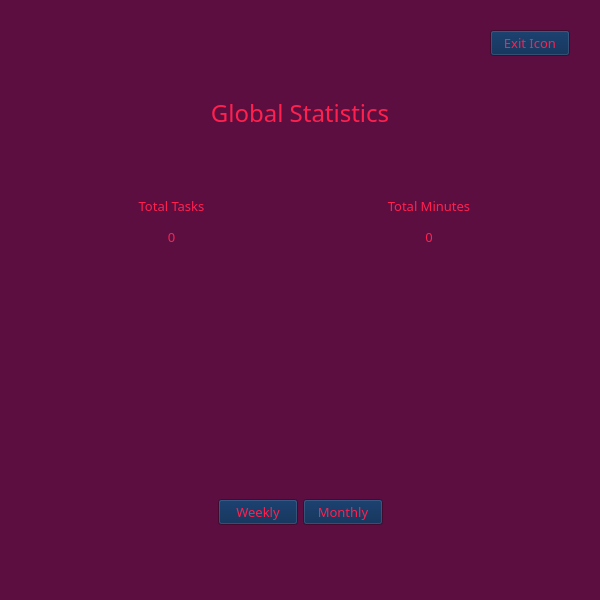
<?xml version="1.0" encoding="UTF-8"?>
<ui version="4.0">
 <class>PomopeakStats</class>
 <widget class="QWidget" name="PomopeakStats">
  <property name="geometry">
   <rect>
    <x>0</x>
    <y>0</y>
    <width>600</width>
    <height>600</height>
   </rect>
  </property>
  <property name="palette">
   <palette>
    <active>
     <colorrole role="WindowText">
      <brush brushstyle="SolidPattern">
       <color alpha="255">
        <red>255</red>
        <green>32</green>
        <blue>78</blue>
       </color>
      </brush>
     </colorrole>
     <colorrole role="Button">
      <brush brushstyle="SolidPattern">
       <color alpha="255">
        <red>0</red>
        <green>34</green>
        <blue>77</blue>
       </color>
      </brush>
     </colorrole>
     <colorrole role="Light">
      <brush brushstyle="SolidPattern">
       <color alpha="255">
        <red>234</red>
        <green>234</green>
        <blue>234</blue>
       </color>
      </brush>
     </colorrole>
     <colorrole role="Midlight">
      <brush brushstyle="SolidPattern">
       <color alpha="255">
        <red>234</red>
        <green>234</green>
        <blue>234</blue>
       </color>
      </brush>
     </colorrole>
     <colorrole role="Dark">
      <brush brushstyle="SolidPattern">
       <color alpha="255">
        <red>234</red>
        <green>234</green>
        <blue>234</blue>
       </color>
      </brush>
     </colorrole>
     <colorrole role="Mid">
      <brush brushstyle="SolidPattern">
       <color alpha="255">
        <red>234</red>
        <green>234</green>
        <blue>234</blue>
       </color>
      </brush>
     </colorrole>
     <colorrole role="Text">
      <brush brushstyle="SolidPattern">
       <color alpha="255">
        <red>255</red>
        <green>32</green>
        <blue>78</blue>
       </color>
      </brush>
     </colorrole>
     <colorrole role="BrightText">
      <brush brushstyle="SolidPattern">
       <color alpha="255">
        <red>255</red>
        <green>32</green>
        <blue>78</blue>
       </color>
      </brush>
     </colorrole>
     <colorrole role="ButtonText">
      <brush brushstyle="SolidPattern">
       <color alpha="255">
        <red>255</red>
        <green>32</green>
        <blue>78</blue>
       </color>
      </brush>
     </colorrole>
     <colorrole role="Base">
      <brush brushstyle="SolidPattern">
       <color alpha="255">
        <red>0</red>
        <green>34</green>
        <blue>77</blue>
       </color>
      </brush>
     </colorrole>
     <colorrole role="Window">
      <brush brushstyle="SolidPattern">
       <color alpha="255">
        <red>93</red>
        <green>14</green>
        <blue>65</blue>
       </color>
      </brush>
     </colorrole>
     <colorrole role="Shadow">
      <brush brushstyle="SolidPattern">
       <color alpha="255">
        <red>77</red>
        <green>12</green>
        <blue>54</blue>
       </color>
      </brush>
     </colorrole>
     <colorrole role="Highlight">
      <brush brushstyle="SolidPattern">
       <color alpha="255">
        <red>0</red>
        <green>24</green>
        <blue>53</blue>
       </color>
      </brush>
     </colorrole>
     <colorrole role="HighlightedText">
      <brush brushstyle="SolidPattern">
       <color alpha="255">
        <red>255</red>
        <green>32</green>
        <blue>78</blue>
       </color>
      </brush>
     </colorrole>
     <colorrole role="Link">
      <brush brushstyle="SolidPattern">
       <color alpha="255">
        <red>255</red>
        <green>32</green>
        <blue>78</blue>
       </color>
      </brush>
     </colorrole>
     <colorrole role="LinkVisited">
      <brush brushstyle="SolidPattern">
       <color alpha="255">
        <red>177</red>
        <green>22</green>
        <blue>54</blue>
       </color>
      </brush>
     </colorrole>
     <colorrole role="AlternateBase">
      <brush brushstyle="SolidPattern">
       <color alpha="255">
        <red>0</red>
        <green>34</green>
        <blue>77</blue>
       </color>
      </brush>
     </colorrole>
     <colorrole role="ToolTipBase">
      <brush brushstyle="SolidPattern">
       <color alpha="255">
        <red>255</red>
        <green>32</green>
        <blue>78</blue>
       </color>
      </brush>
     </colorrole>
     <colorrole role="ToolTipText">
      <brush brushstyle="SolidPattern">
       <color alpha="255">
        <red>255</red>
        <green>32</green>
        <blue>78</blue>
       </color>
      </brush>
     </colorrole>
     <colorrole role="PlaceholderText">
      <brush brushstyle="SolidPattern">
       <color alpha="128">
        <red>255</red>
        <green>32</green>
        <blue>78</blue>
       </color>
      </brush>
     </colorrole>
     <colorrole role="Accent">
      <brush brushstyle="SolidPattern">
       <color alpha="255">
        <red>93</red>
        <green>14</green>
        <blue>65</blue>
       </color>
      </brush>
     </colorrole>
    </active>
    <inactive>
     <colorrole role="WindowText">
      <brush brushstyle="SolidPattern">
       <color alpha="255">
        <red>255</red>
        <green>32</green>
        <blue>78</blue>
       </color>
      </brush>
     </colorrole>
     <colorrole role="Button">
      <brush brushstyle="SolidPattern">
       <color alpha="255">
        <red>0</red>
        <green>34</green>
        <blue>77</blue>
       </color>
      </brush>
     </colorrole>
     <colorrole role="Light">
      <brush brushstyle="SolidPattern">
       <color alpha="255">
        <red>234</red>
        <green>234</green>
        <blue>234</blue>
       </color>
      </brush>
     </colorrole>
     <colorrole role="Midlight">
      <brush brushstyle="SolidPattern">
       <color alpha="255">
        <red>234</red>
        <green>234</green>
        <blue>234</blue>
       </color>
      </brush>
     </colorrole>
     <colorrole role="Dark">
      <brush brushstyle="SolidPattern">
       <color alpha="255">
        <red>234</red>
        <green>234</green>
        <blue>234</blue>
       </color>
      </brush>
     </colorrole>
     <colorrole role="Mid">
      <brush brushstyle="SolidPattern">
       <color alpha="255">
        <red>234</red>
        <green>234</green>
        <blue>234</blue>
       </color>
      </brush>
     </colorrole>
     <colorrole role="Text">
      <brush brushstyle="SolidPattern">
       <color alpha="255">
        <red>255</red>
        <green>32</green>
        <blue>78</blue>
       </color>
      </brush>
     </colorrole>
     <colorrole role="BrightText">
      <brush brushstyle="SolidPattern">
       <color alpha="255">
        <red>255</red>
        <green>32</green>
        <blue>78</blue>
       </color>
      </brush>
     </colorrole>
     <colorrole role="ButtonText">
      <brush brushstyle="SolidPattern">
       <color alpha="255">
        <red>255</red>
        <green>32</green>
        <blue>78</blue>
       </color>
      </brush>
     </colorrole>
     <colorrole role="Base">
      <brush brushstyle="SolidPattern">
       <color alpha="255">
        <red>0</red>
        <green>34</green>
        <blue>77</blue>
       </color>
      </brush>
     </colorrole>
     <colorrole role="Window">
      <brush brushstyle="SolidPattern">
       <color alpha="255">
        <red>93</red>
        <green>14</green>
        <blue>65</blue>
       </color>
      </brush>
     </colorrole>
     <colorrole role="Shadow">
      <brush brushstyle="SolidPattern">
       <color alpha="255">
        <red>77</red>
        <green>12</green>
        <blue>54</blue>
       </color>
      </brush>
     </colorrole>
     <colorrole role="Highlight">
      <brush brushstyle="SolidPattern">
       <color alpha="255">
        <red>0</red>
        <green>24</green>
        <blue>53</blue>
       </color>
      </brush>
     </colorrole>
     <colorrole role="HighlightedText">
      <brush brushstyle="SolidPattern">
       <color alpha="255">
        <red>255</red>
        <green>32</green>
        <blue>78</blue>
       </color>
      </brush>
     </colorrole>
     <colorrole role="Link">
      <brush brushstyle="SolidPattern">
       <color alpha="255">
        <red>255</red>
        <green>32</green>
        <blue>78</blue>
       </color>
      </brush>
     </colorrole>
     <colorrole role="LinkVisited">
      <brush brushstyle="SolidPattern">
       <color alpha="255">
        <red>177</red>
        <green>22</green>
        <blue>54</blue>
       </color>
      </brush>
     </colorrole>
     <colorrole role="AlternateBase">
      <brush brushstyle="SolidPattern">
       <color alpha="255">
        <red>0</red>
        <green>34</green>
        <blue>77</blue>
       </color>
      </brush>
     </colorrole>
     <colorrole role="ToolTipBase">
      <brush brushstyle="SolidPattern">
       <color alpha="255">
        <red>255</red>
        <green>32</green>
        <blue>78</blue>
       </color>
      </brush>
     </colorrole>
     <colorrole role="ToolTipText">
      <brush brushstyle="SolidPattern">
       <color alpha="255">
        <red>255</red>
        <green>32</green>
        <blue>78</blue>
       </color>
      </brush>
     </colorrole>
     <colorrole role="PlaceholderText">
      <brush brushstyle="SolidPattern">
       <color alpha="128">
        <red>255</red>
        <green>32</green>
        <blue>78</blue>
       </color>
      </brush>
     </colorrole>
     <colorrole role="Accent">
      <brush brushstyle="SolidPattern">
       <color alpha="255">
        <red>93</red>
        <green>14</green>
        <blue>65</blue>
       </color>
      </brush>
     </colorrole>
    </inactive>
    <disabled>
     <colorrole role="WindowText">
      <brush brushstyle="SolidPattern">
       <color alpha="255">
        <red>255</red>
        <green>32</green>
        <blue>78</blue>
       </color>
      </brush>
     </colorrole>
     <colorrole role="Button">
      <brush brushstyle="SolidPattern">
       <color alpha="255">
        <red>0</red>
        <green>34</green>
        <blue>77</blue>
       </color>
      </brush>
     </colorrole>
     <colorrole role="Light">
      <brush brushstyle="SolidPattern">
       <color alpha="255">
        <red>234</red>
        <green>234</green>
        <blue>234</blue>
       </color>
      </brush>
     </colorrole>
     <colorrole role="Midlight">
      <brush brushstyle="SolidPattern">
       <color alpha="255">
        <red>234</red>
        <green>234</green>
        <blue>234</blue>
       </color>
      </brush>
     </colorrole>
     <colorrole role="Dark">
      <brush brushstyle="SolidPattern">
       <color alpha="255">
        <red>234</red>
        <green>234</green>
        <blue>234</blue>
       </color>
      </brush>
     </colorrole>
     <colorrole role="Mid">
      <brush brushstyle="SolidPattern">
       <color alpha="255">
        <red>234</red>
        <green>234</green>
        <blue>234</blue>
       </color>
      </brush>
     </colorrole>
     <colorrole role="Text">
      <brush brushstyle="SolidPattern">
       <color alpha="255">
        <red>255</red>
        <green>32</green>
        <blue>78</blue>
       </color>
      </brush>
     </colorrole>
     <colorrole role="BrightText">
      <brush brushstyle="SolidPattern">
       <color alpha="255">
        <red>255</red>
        <green>32</green>
        <blue>78</blue>
       </color>
      </brush>
     </colorrole>
     <colorrole role="ButtonText">
      <brush brushstyle="SolidPattern">
       <color alpha="255">
        <red>255</red>
        <green>32</green>
        <blue>78</blue>
       </color>
      </brush>
     </colorrole>
     <colorrole role="Base">
      <brush brushstyle="SolidPattern">
       <color alpha="255">
        <red>0</red>
        <green>34</green>
        <blue>77</blue>
       </color>
      </brush>
     </colorrole>
     <colorrole role="Window">
      <brush brushstyle="SolidPattern">
       <color alpha="255">
        <red>93</red>
        <green>14</green>
        <blue>65</blue>
       </color>
      </brush>
     </colorrole>
     <colorrole role="Shadow">
      <brush brushstyle="SolidPattern">
       <color alpha="255">
        <red>77</red>
        <green>12</green>
        <blue>54</blue>
       </color>
      </brush>
     </colorrole>
     <colorrole role="Highlight">
      <brush brushstyle="SolidPattern">
       <color alpha="255">
        <red>0</red>
        <green>24</green>
        <blue>53</blue>
       </color>
      </brush>
     </colorrole>
     <colorrole role="HighlightedText">
      <brush brushstyle="SolidPattern">
       <color alpha="255">
        <red>255</red>
        <green>32</green>
        <blue>78</blue>
       </color>
      </brush>
     </colorrole>
     <colorrole role="Link">
      <brush brushstyle="SolidPattern">
       <color alpha="255">
        <red>255</red>
        <green>32</green>
        <blue>78</blue>
       </color>
      </brush>
     </colorrole>
     <colorrole role="LinkVisited">
      <brush brushstyle="SolidPattern">
       <color alpha="255">
        <red>177</red>
        <green>22</green>
        <blue>54</blue>
       </color>
      </brush>
     </colorrole>
     <colorrole role="AlternateBase">
      <brush brushstyle="SolidPattern">
       <color alpha="255">
        <red>0</red>
        <green>34</green>
        <blue>77</blue>
       </color>
      </brush>
     </colorrole>
     <colorrole role="ToolTipBase">
      <brush brushstyle="SolidPattern">
       <color alpha="255">
        <red>255</red>
        <green>32</green>
        <blue>78</blue>
       </color>
      </brush>
     </colorrole>
     <colorrole role="ToolTipText">
      <brush brushstyle="SolidPattern">
       <color alpha="255">
        <red>255</red>
        <green>32</green>
        <blue>78</blue>
       </color>
      </brush>
     </colorrole>
     <colorrole role="PlaceholderText">
      <brush brushstyle="SolidPattern">
       <color alpha="128">
        <red>255</red>
        <green>32</green>
        <blue>78</blue>
       </color>
      </brush>
     </colorrole>
     <colorrole role="Accent">
      <brush brushstyle="SolidPattern">
       <color alpha="255">
        <red>93</red>
        <green>14</green>
        <blue>65</blue>
       </color>
      </brush>
     </colorrole>
    </disabled>
   </palette>
  </property>
  <property name="windowTitle">
   <string>Form</string>
  </property>
  <layout class="QVBoxLayout" name="verticalLayout_2" stretch="0">
   <property name="spacing">
    <number>5</number>
   </property>
   <property name="leftMargin">
    <number>15</number>
   </property>
   <property name="topMargin">
    <number>15</number>
   </property>
   <property name="rightMargin">
    <number>15</number>
   </property>
   <property name="bottomMargin">
    <number>15</number>
   </property>
   <item>
    <layout class="QHBoxLayout" name="statsLayout">
     <property name="leftMargin">
      <number>15</number>
     </property>
     <property name="topMargin">
      <number>15</number>
     </property>
     <property name="rightMargin">
      <number>15</number>
     </property>
     <property name="bottomMargin">
      <number>15</number>
     </property>
     <item>
      <layout class="QVBoxLayout" name="statsContainer" stretch="1,1,1,2,2,2">
       <property name="leftMargin">
        <number>0</number>
       </property>
       <property name="topMargin">
        <number>0</number>
       </property>
       <property name="rightMargin">
        <number>0</number>
       </property>
       <property name="bottomMargin">
        <number>0</number>
       </property>
       <item>
        <layout class="QHBoxLayout" name="horizontalLayout">
         <item>
          <spacer name="horizontalSpacer_3">
           <property name="orientation">
            <enum>Qt::Horizontal</enum>
           </property>
           <property name="sizeHint" stdset="0">
            <size>
             <width>40</width>
             <height>20</height>
            </size>
           </property>
          </spacer>
         </item>
         <item>
          <widget class="QPushButton" name="exitButton">
           <property name="font">
            <font>
             <family>Bahnschrift</family>
             <pointsize>10</pointsize>
            </font>
           </property>
           <property name="text">
            <string>Exit Icon</string>
           </property>
          </widget>
         </item>
        </layout>
       </item>
       <item>
        <widget class="QLabel" name="globalStats">
         <property name="font">
          <font>
           <family>Bahnschrift</family>
           <pointsize>18</pointsize>
          </font>
         </property>
         <property name="text">
          <string>Global Statistics</string>
         </property>
         <property name="alignment">
          <set>Qt::AlignCenter</set>
         </property>
        </widget>
       </item>
       <item>
        <layout class="QHBoxLayout" name="globalStatsLayout">
         <property name="spacing">
          <number>5</number>
         </property>
         <property name="leftMargin">
          <number>15</number>
         </property>
         <property name="topMargin">
          <number>15</number>
         </property>
         <property name="rightMargin">
          <number>15</number>
         </property>
         <property name="bottomMargin">
          <number>15</number>
         </property>
         <item>
          <widget class="QWidget" name="totalTaskWidget" native="true">
           <layout class="QVBoxLayout" name="verticalLayout">
            <item>
             <widget class="QLabel" name="tasksTasksLabel">
              <property name="font">
               <font>
                <family>Bahnschrift</family>
                <pointsize>10</pointsize>
               </font>
              </property>
              <property name="text">
               <string>Total Tasks</string>
              </property>
              <property name="alignment">
               <set>Qt::AlignCenter</set>
              </property>
             </widget>
            </item>
            <item>
             <widget class="QLabel" name="totalTasksValueLabel">
              <property name="font">
               <font>
                <family>Bahnschrift</family>
                <pointsize>10</pointsize>
               </font>
              </property>
              <property name="text">
               <string>0</string>
              </property>
              <property name="alignment">
               <set>Qt::AlignCenter</set>
              </property>
             </widget>
            </item>
           </layout>
          </widget>
         </item>
         <item>
          <widget class="QWidget" name="totalMinutesWidget" native="true">
           <layout class="QVBoxLayout" name="verticalLayout_3">
            <item>
             <widget class="QLabel" name="totalMinutesLabel">
              <property name="font">
               <font>
                <family>Bahnschrift</family>
                <pointsize>10</pointsize>
               </font>
              </property>
              <property name="text">
               <string>Total Minutes</string>
              </property>
              <property name="alignment">
               <set>Qt::AlignCenter</set>
              </property>
             </widget>
            </item>
            <item>
             <widget class="QLabel" name="totalMinutesValueLabel">
              <property name="font">
               <font>
                <family>Bahnschrift</family>
                <pointsize>10</pointsize>
               </font>
              </property>
              <property name="text">
               <string>0</string>
              </property>
              <property name="alignment">
               <set>Qt::AlignCenter</set>
              </property>
             </widget>
            </item>
           </layout>
          </widget>
         </item>
        </layout>
       </item>
       <item>
        <spacer name="verticalSpacer">
         <property name="orientation">
          <enum>Qt::Vertical</enum>
         </property>
         <property name="sizeType">
          <enum>QSizePolicy::Expanding</enum>
         </property>
         <property name="sizeHint" stdset="0">
          <size>
           <width>20</width>
           <height>200</height>
          </size>
         </property>
        </spacer>
       </item>
       <item>
        <layout class="QHBoxLayout" name="timedStatsLayout">
         <property name="spacing">
          <number>5</number>
         </property>
         <property name="leftMargin">
          <number>15</number>
         </property>
         <property name="topMargin">
          <number>15</number>
         </property>
         <property name="rightMargin">
          <number>15</number>
         </property>
         <property name="bottomMargin">
          <number>15</number>
         </property>
         <item>
          <spacer name="horizontalSpacer">
           <property name="orientation">
            <enum>Qt::Horizontal</enum>
           </property>
           <property name="sizeHint" stdset="0">
            <size>
             <width>40</width>
             <height>20</height>
            </size>
           </property>
          </spacer>
         </item>
         <item>
          <widget class="QPushButton" name="weeklyBtn">
           <property name="font">
            <font>
             <family>Bahnschrift</family>
             <pointsize>10</pointsize>
            </font>
           </property>
           <property name="text">
            <string>Weekly</string>
           </property>
          </widget>
         </item>
         <item>
          <widget class="QPushButton" name="monthlyBtn">
           <property name="font">
            <font>
             <family>Bahnschrift</family>
             <pointsize>10</pointsize>
            </font>
           </property>
           <property name="text">
            <string>Monthly</string>
           </property>
          </widget>
         </item>
         <item>
          <spacer name="horizontalSpacer_2">
           <property name="orientation">
            <enum>Qt::Horizontal</enum>
           </property>
           <property name="sizeHint" stdset="0">
            <size>
             <width>40</width>
             <height>20</height>
            </size>
           </property>
          </spacer>
         </item>
        </layout>
       </item>
       <item>
        <layout class="QVBoxLayout" name="chartLayout">
         <property name="spacing">
          <number>5</number>
         </property>
         <property name="leftMargin">
          <number>15</number>
         </property>
         <property name="topMargin">
          <number>15</number>
         </property>
         <property name="rightMargin">
          <number>15</number>
         </property>
         <property name="bottomMargin">
          <number>15</number>
         </property>
        </layout>
       </item>
      </layout>
     </item>
    </layout>
   </item>
  </layout>
 </widget>
 <resources/>
 <connections/>
</ui>
